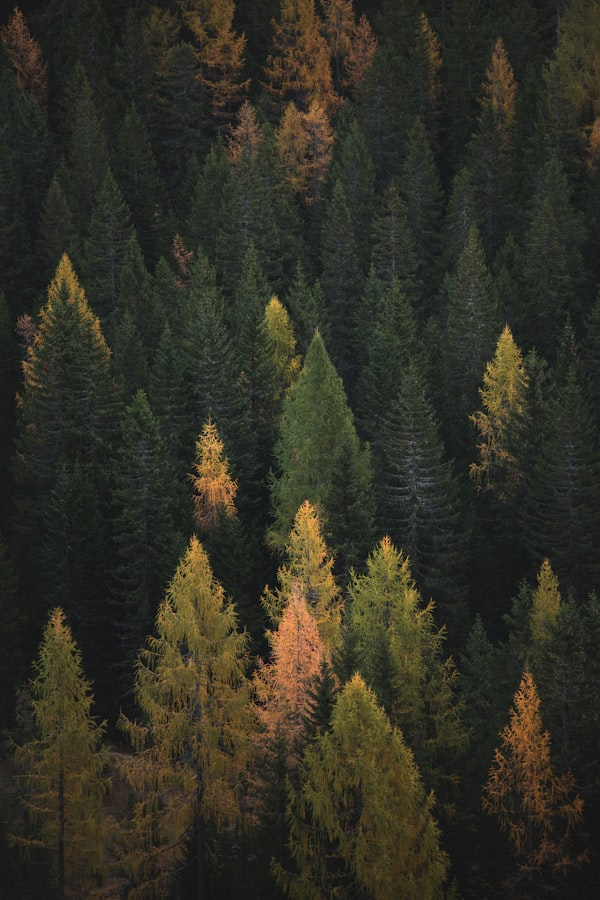
#> input picture frontend/src/assets/realistic/blight.jpg, 600 x 900 px
$ python -i image_processing.py   (imports and definitions only)
#> lines starting #> are read from the running program, lines starting #| are printed output that depends on the picture
"""
Image Processing Utilities
==========================
Handles image validation, format conversion, and preparation
for model inference.
"""

import io
import logging
from typing import Tuple

import numpy as np
from PIL import Image, ImageEnhance, ImageFilter, UnidentifiedImageError

logger = logging.getLogger(__name__)

# Supported image MIME types
ALLOWED_TYPES = {"image/jpeg", "image/png", "image/webp", "image/bmp", "image/tiff"}
MAX_FILE_SIZE = 10 * 1024 * 1024  # 10 MB


# [59 lines left out: functions load_image_from_bytes, validate_image, convert_to_rgb, resize_with_padding, not called in this run]


def image_to_numpy(img: Image.Image) -> np.ndarray:
    """Convert PIL Image to float32 numpy array in [0, 1] range."""
    return np.array(img, dtype=np.float32) / 255.0


# [8 lines left out: function get_image_metadata, not called in this run]


# ---------------------------------------------------------------------------
# Image Enhancement Utilities
# ---------------------------------------------------------------------------

def enhance_brightness(img: Image.Image, factor: float = 1.0) -> Image.Image:
    """
    Adjust image brightness.

    Args:
        img:    PIL Image to enhance.
        factor: 1.0 = no change, <1.0 = darker, >1.0 = brighter.

    Returns:
        Enhanced PIL Image.
    """
    enhancer = ImageEnhance.Brightness(img)
    return enhancer.enhance(factor)


def enhance_contrast(img: Image.Image, factor: float = 1.0) -> Image.Image:
    """
    Adjust image contrast.

    Args:
        img:    PIL Image to enhance.
        factor: 1.0 = no change, <1.0 = less contrast, >1.0 = more contrast.

    Returns:
        Enhanced PIL Image.
    """
    enhancer = ImageEnhance.Contrast(img)
    return enhancer.enhance(factor)


def enhance_sharpness(img: Image.Image, factor: float = 1.0) -> Image.Image:
    """
    Adjust image sharpness.

    Args:
        img:    PIL Image to enhance.
        factor: 1.0 = no change, 0.0 = blurry, >1.0 = sharper.

    Returns:
        Enhanced PIL Image.
    """
    enhancer = ImageEnhance.Sharpness(img)
    return enhancer.enhance(factor)


# [27 lines left out: functions enhance_color, apply_gaussian_blur, not called in this run]


def apply_sharpen(img: Image.Image) -> Image.Image:
    """Apply sharpening filter to an image."""
    return img.filter(ImageFilter.SHARPEN)


# [23 lines left out: functions reduce_noise, adjust_gamma, not called in this run]


def auto_enhance(img: Image.Image) -> Image.Image:
    """
    Automatically enhance an image with balanced brightness, contrast, and sharpness.
    Useful as a preprocessing step to improve prediction accuracy.
    """
    img = enhance_brightness(img, factor=1.1)
    img = enhance_contrast(img, factor=1.2)
    img = enhance_sharpness(img, factor=1.1)
    return img


# [19 lines left out: function get_image_stats, not called in this run]

>>> from PIL import Image
>>> picture = Image.open('../../../frontend/src/assets/realistic/blight.jpg')
#> picture is the input picture: PIL image 600x900 RGB; mean R, G, B 49.1, 47.9, 36.6
>>> result = auto_enhance(picture)
#> in enhance_contrast, `return enhancer.enhance(factor)`:
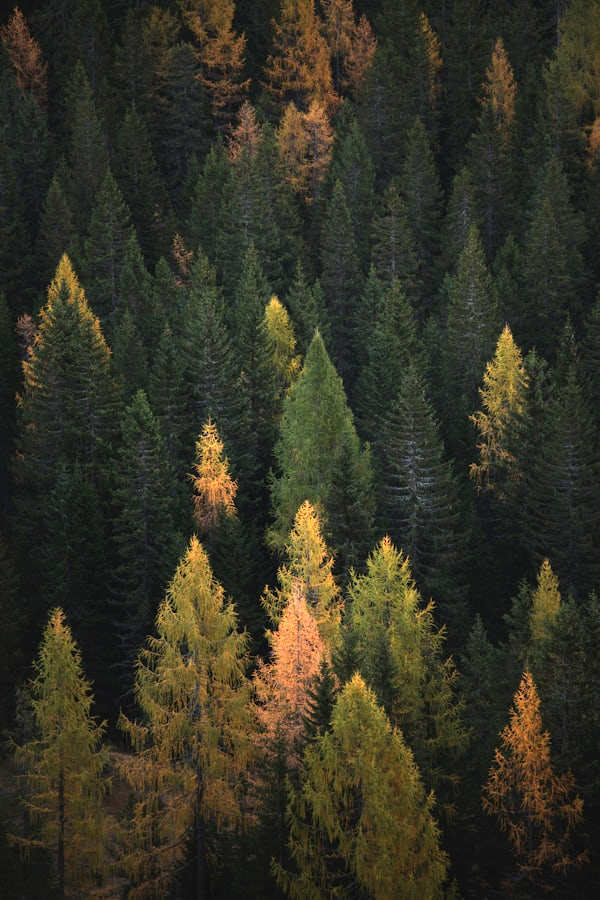
#> returned value: PIL image 600x900 RGB; mean R, G, B 53.6, 52, 37.2
